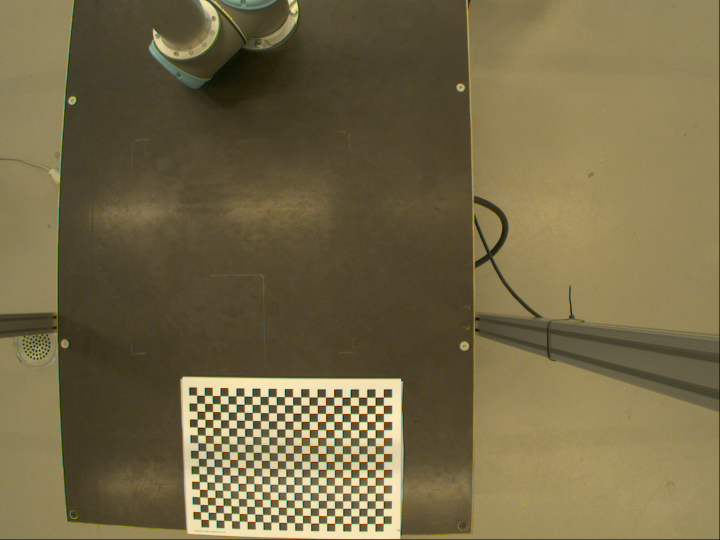
#> input picture HW[2]/images/img1.png, 1440 x 1080 px (shown at 1/2 size)
$ jupyter execute --allow-errors HW2_98522148.ipynb
#> lines starting #> are read from the running program, lines starting #| are printed output that depends on the picture; after the words box and inside, x2 and y2 are one past the last pixel; in counts of white or black regions, pixels touching at a corner belong together; long printed decimals are rounded
[cell 1]
import cv2
image = cv2.imread("./images/img1.png", 1)
#> image is the input picture: shape (1080, 1440, 3); mean B, G, R 71, 104.9, 116.6
image.shape
#> Out = (1080, 1440, 3)

[cell 2]
gray = cv2.cvtColor(image, cv2.COLOR_BGR2GRAY)
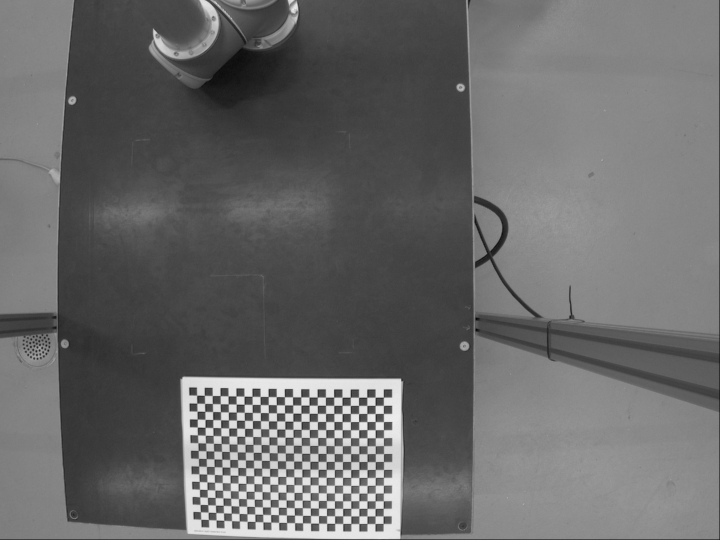
#> gray: shape (1080, 1440) (shown at 1/2 size); min 0, max 253, mean 104.5
ret, corners = cv2.findChessboardCorners(gray, (24, 17), None)
#> ret = True; corners = 408 rows, first 8: [394.3, 791.3], [409.4, 791.1], [424.8, 792.1], [440.7, 792.1], [456.7, 792.4], [472.7, 792.6], [489, 793.1], [504.7, 793.4]

[cell 3]
print(ret, corners.shape)
#| True (408, 1, 2)
corners[0]
#> Out = [[394.3, 791.3]]

[cell 4]
criteria = (cv2.TERM_CRITERIA_EPS + cv2.TERM_CRITERIA_MAX_ITER, 30, 0.001)
exact_corners = cv2.cornerSubPix(gray, corners, (11, 11), (-1, -1), criteria)
#> exact_corners = 408 rows, first 8: [394, 790.8], [409.3, 791.2], [424.8, 791.6], [440.7, 791.9], [456.6, 792.3], [472.6, 792.5], [488.6, 792.8], [504.6, 793.2]

cv2.drawChessboardCorners(image, (24, 17), exact_corners, ret)
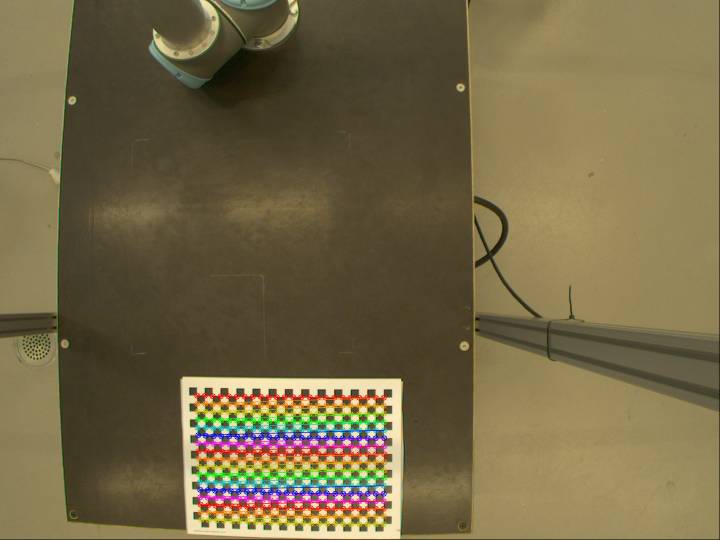
#> image: shape (1080, 1440, 3) (shown at 1/2 size); 3.95% of pixels changed, all inside (x1, y1, x2, y2) = (388, 785, 775, 1055)
cv2.imshow('Found Corners', image[700:])
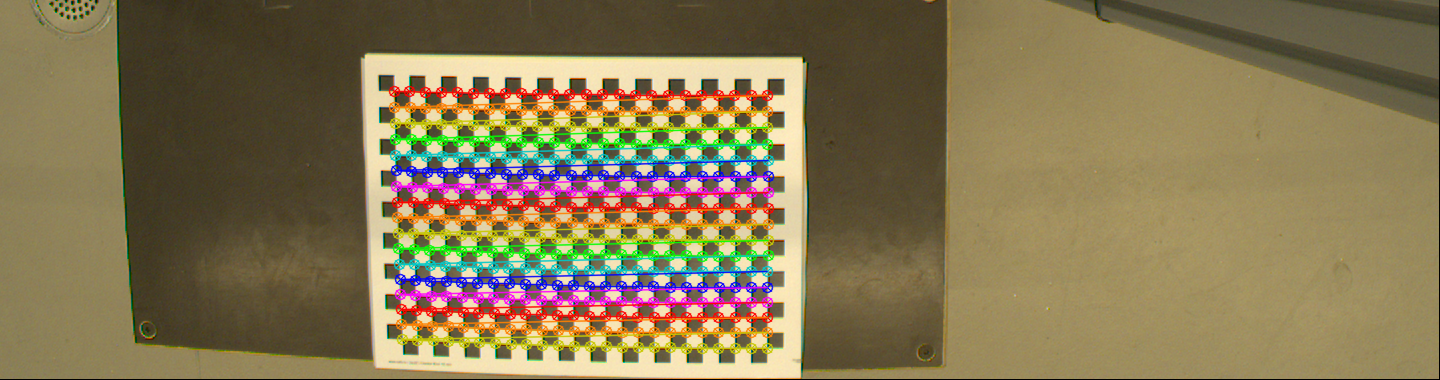
#> window 'Found Corners': shape (380, 1440, 3); mean B, G, R 82.8, 119.1, 133.5
cv2.waitKey()

[cell 5]
import numpy as np
objp = np.zeros((24*17,3), np.float32)
print(objp.shape)
objp[:,:2] = np.mgrid[0:24,0:17].T.reshape(-1,2)
print(objp)
ret, mtx, dist, rvecs, tvecs = cv2.calibrateCamera([objp], [corners], gray.shape[::-1], None, None)
#> ret = 0.23; mtx = [[1005.2, 0, 791.3], [0, 1015.4, 521], [0, 0, 1]]; dist = [[-0.206, 0.199, -0.000823, -0.0165, -0.18]]; rvecs = ([-0.0236, 0.0378, -0.00948],); tvecs = ([-24.33, 16.52, 60.43],)
ret, mtx, dist, rvecs, tvecs
#> Out = (0.23, [[1005.2, 0, 791.3], [0, 1015.4, 521], [0, 0, 1]], [[-0.206, 0.199, -0.000823, -0.0165, -0.18]], ([-0.0236, 0.0378, -0.00948],), ([-24.33, 16.52, 60.43],))

[cell 6]
k1, k2, p1, p2, k3 = dist[0]
#> k1 = -0.206; k2 = 0.199; p1 = -0.000823; p2 = -0.0165; k3 = -0.18
print(f"k1: {k1}\nk2: {k2}\np1: {p1}\np2: {p2}\nk3: {k3}")
#| k1: -0.2063
#| k2: 0.199
#| p1: -0.0008226
#| p2: -0.01649
#| k3: -0.1802

[cell 7]
image5 = cv2.imread("./images/img5.png", 1)
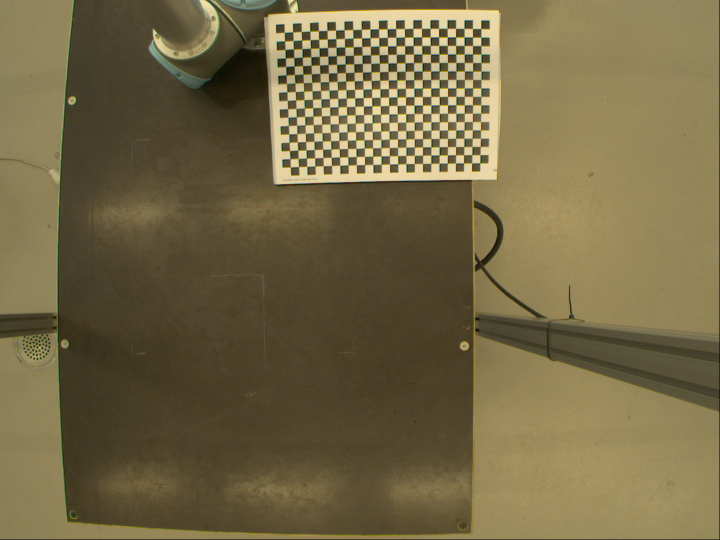
#> input picture HW[2]/images/img5.png, 1440 x 1080 px (shown at 1/2 size)
#> image5 is the input picture: shape (1080, 1440, 3); mean B, G, R 69.7, 104.1, 116.2
w_h = image5.shape[1::-1]
#> w_h = (1440, 1080)
newcameramtx, roi = cv2.getOptimalNewCameraMatrix(mtx, dist, w_h, 1, w_h)
#> newcameramtx = [[677.4, 0, 711.9], [0, 742, 611.8], [0, 0, 1]]; roi = (179, 231, 970, 788)

# undistort
dst = cv2.undistort(image5, mtx, dist, None, newcameramtx)
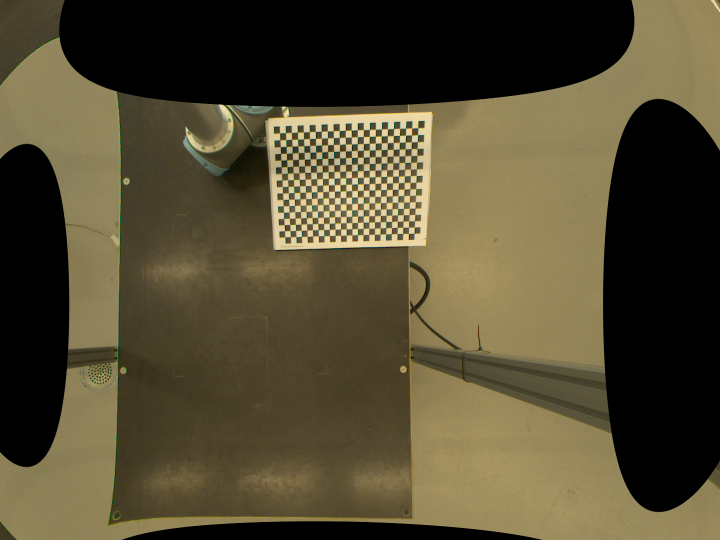
#> dst: shape (1080, 1440, 3) (shown at 1/2 size); mean B, G, R 49.9, 74.4, 82.7

# crop the image
x, y, w, h = roi
#> x = 179; y = 231; w = 970; h = 788
dst = dst[y:y+h, x:x+w]
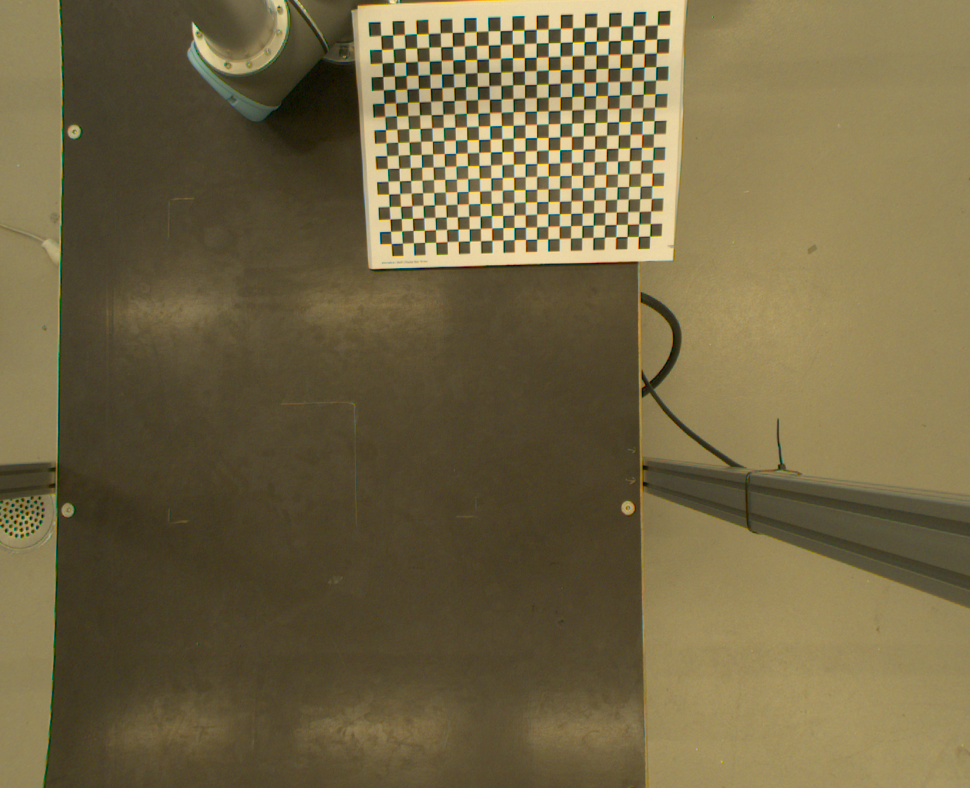
#> dst: shape (788, 970, 3); mean B, G, R 68.6, 102.5, 114.6
cv2.imwrite('calibresult1.png', dst)
#> Out = True

[cell 8]
images = tuple(cv2.imread(f"./images/img{i}.png", 1) for i in range(1, 4 + 1))
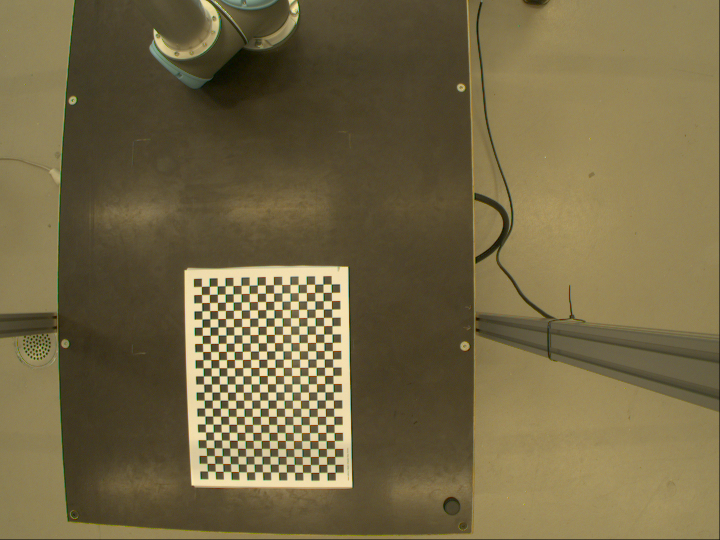
#> input picture HW[2]/images/img2.png, 1440 x 1080 px (shown at 1/2 size)
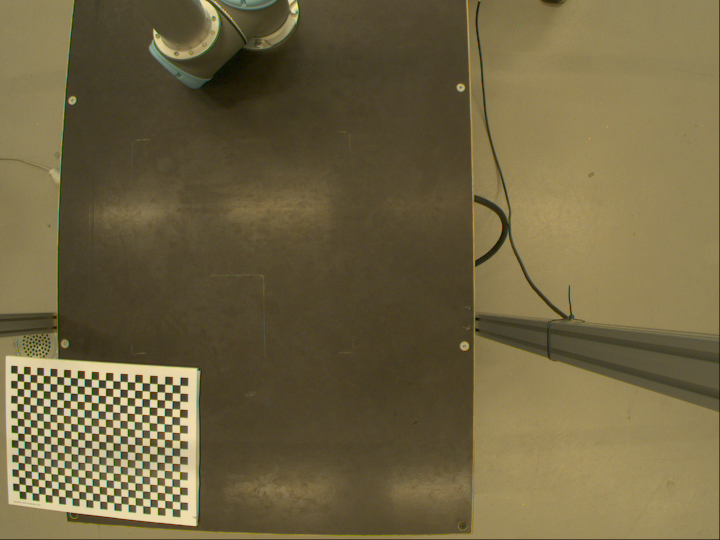
#> input picture HW[2]/images/img3.png, 1440 x 1080 px (shown at 1/2 size)
#> (the rest of this cell did not finish here and is left out)
